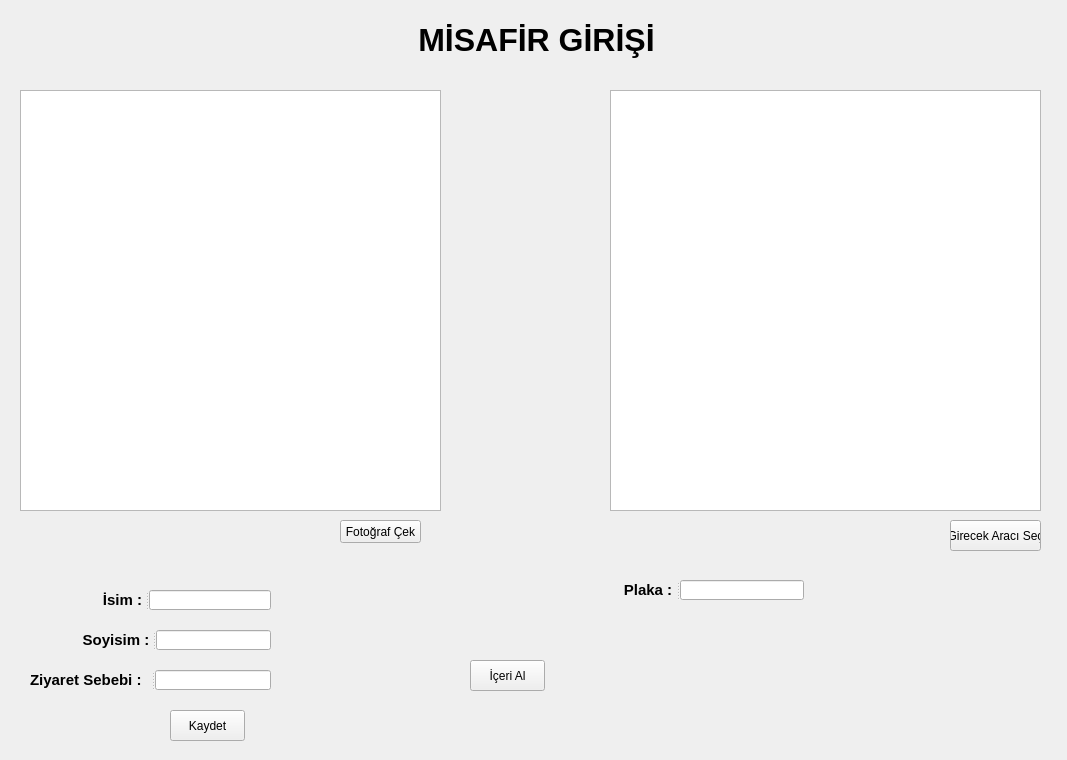
<?xml version="1.0" encoding="UTF-8"?>
<ui version="4.0">
 <class>Form</class>
 <widget class="QWidget" name="Form">
  <property name="geometry">
   <rect>
    <x>0</x>
    <y>0</y>
    <width>1067</width>
    <height>760</height>
   </rect>
  </property>
  <property name="windowTitle">
   <string>Form</string>
  </property>
  <widget class="QLabel" name="label">
   <property name="geometry">
    <rect>
     <x>-10</x>
     <y>-10</y>
     <width>1111</width>
     <height>791</height>
    </rect>
   </property>
   <property name="text">
    <string/>
   </property>
   <property name="pixmap">
    <pixmap>Adsız.png</pixmap>
   </property>
   <property name="scaledContents">
    <bool>true</bool>
   </property>
  </widget>
  <widget class="QGraphicsView" name="goruntu">
   <property name="geometry">
    <rect>
     <x>20</x>
     <y>90</y>
     <width>421</width>
     <height>421</height>
    </rect>
   </property>
  </widget>
  <widget class="QPushButton" name="fotografcek">
   <property name="geometry">
    <rect>
     <x>340</x>
     <y>520</y>
     <width>81</width>
     <height>23</height>
    </rect>
   </property>
   <property name="text">
    <string>Fotoğraf Çek</string>
   </property>
  </widget>
  <widget class="QGraphicsView" name="aracgoruntu">
   <property name="geometry">
    <rect>
     <x>610</x>
     <y>90</y>
     <width>431</width>
     <height>421</height>
    </rect>
   </property>
  </widget>
  <widget class="QPushButton" name="aracsec">
   <property name="geometry">
    <rect>
     <x>950</x>
     <y>520</y>
     <width>91</width>
     <height>31</height>
    </rect>
   </property>
   <property name="text">
    <string>Girecek Aracı Seç</string>
   </property>
  </widget>
  <widget class="QPushButton" name="icerial">
   <property name="geometry">
    <rect>
     <x>470</x>
     <y>660</y>
     <width>75</width>
     <height>31</height>
    </rect>
   </property>
   <property name="text">
    <string>İçeri Al</string>
   </property>
  </widget>
  <widget class="QLabel" name="label_6">
   <property name="geometry">
    <rect>
     <x>376</x>
     <y>20</y>
     <width>321</width>
     <height>41</height>
    </rect>
   </property>
   <property name="text">
    <string>&lt;html&gt;&lt;head/&gt;&lt;body&gt;&lt;p align=&quot;center&quot;&gt;&lt;span style=&quot; font-size:24pt; font-weight:600;&quot;&gt;MİSAFİR GİRİŞİ&lt;/span&gt;&lt;/p&gt;&lt;/body&gt;&lt;/html&gt;</string>
   </property>
  </widget>
  <widget class="QPushButton" name="kaydet">
   <property name="geometry">
    <rect>
     <x>170</x>
     <y>710</y>
     <width>75</width>
     <height>31</height>
    </rect>
   </property>
   <property name="text">
    <string>Kaydet</string>
   </property>
  </widget>
  <widget class="QSplitter" name="splitter">
   <property name="geometry">
    <rect>
     <x>620</x>
     <y>580</y>
     <width>184</width>
     <height>20</height>
    </rect>
   </property>
   <property name="orientation">
    <enum>Qt::Horizontal</enum>
   </property>
   <widget class="QLabel" name="label_2">
    <property name="text">
     <string>&lt;html&gt;&lt;head/&gt;&lt;body&gt;&lt;p align=&quot;center&quot;&gt;&lt;span style=&quot; font-size:11pt; font-weight:600;&quot;&gt;Plaka :&lt;/span&gt;&lt;/p&gt;&lt;/body&gt;&lt;/html&gt;</string>
    </property>
   </widget>
   <widget class="QLineEdit" name="plaka"/>
  </widget>
  <widget class="QSplitter" name="splitter_3">
   <property name="geometry">
    <rect>
     <x>100</x>
     <y>590</y>
     <width>171</width>
     <height>20</height>
    </rect>
   </property>
   <property name="orientation">
    <enum>Qt::Horizontal</enum>
   </property>
   <widget class="QLabel" name="label_4">
    <property name="text">
     <string>&lt;html&gt;&lt;head/&gt;&lt;body&gt;&lt;p align=&quot;center&quot;&gt;&lt;span style=&quot; font-size:11pt; font-weight:600;&quot;&gt;İsim :&lt;/span&gt;&lt;/p&gt;&lt;/body&gt;&lt;/html&gt;</string>
    </property>
   </widget>
   <widget class="QLineEdit" name="isim"/>
  </widget>
  <widget class="QSplitter" name="splitter_4">
   <property name="geometry">
    <rect>
     <x>80</x>
     <y>630</y>
     <width>191</width>
     <height>20</height>
    </rect>
   </property>
   <property name="orientation">
    <enum>Qt::Horizontal</enum>
   </property>
   <widget class="QLabel" name="label_5">
    <property name="text">
     <string>&lt;html&gt;&lt;head/&gt;&lt;body&gt;&lt;p align=&quot;center&quot;&gt;&lt;span style=&quot; font-size:11pt; font-weight:600;&quot;&gt;Soyisim :&lt;/span&gt;&lt;/p&gt;&lt;/body&gt;&lt;/html&gt;</string>
    </property>
   </widget>
   <widget class="QLineEdit" name="soyisim"/>
  </widget>
  <widget class="QSplitter" name="splitter_2">
   <property name="geometry">
    <rect>
     <x>30</x>
     <y>670</y>
     <width>241</width>
     <height>20</height>
    </rect>
   </property>
   <property name="orientation">
    <enum>Qt::Horizontal</enum>
   </property>
   <widget class="QLabel" name="label_3">
    <property name="text">
     <string>&lt;html&gt;&lt;head/&gt;&lt;body&gt;&lt;p&gt;&lt;span style=&quot; font-size:11pt; font-weight:600;&quot;&gt;Ziyaret Sebebi :&lt;/span&gt;&lt;/p&gt;&lt;/body&gt;&lt;/html&gt;</string>
    </property>
   </widget>
   <widget class="QLineEdit" name="ziyaretsebebi"/>
  </widget>
 </widget>
 <resources/>
 <connections/>
</ui>
